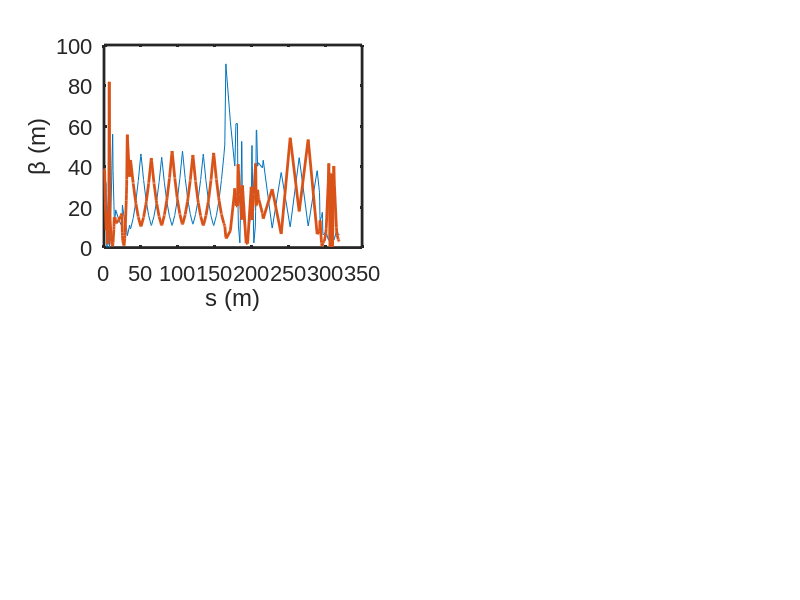

MATLAB code for this plot: (Note: this script raises an error after producing the figure.)
 clear all;close all;clc



%% twiss
data1 = importdata('twissx.DAT');
data2 = importdata('twissy.DAT');
figure
subplot(2,2,1)
plot(data1.data(:,1),data1.data(:,2),data2.data(:,1),data2.data(:,2),'linewidth',2);set(gca,'fontname','arial','fontsize',16,'linewidth',2);xlabel('s (m)');ylabel('\beta (m)');
latticeplot('one.mag',-2,1.5)
legend('\beta_x','\beta_y','','box','off')
subplot(2,2,2)
plot(data1.data(:,1),data1.data(:,3),data2.data(:,1),data2.data(:,3),'linewidth',2);set(gca,'fontname','arial','fontsize',16,'linewidth',2);xlabel('s (m)');ylabel('\alpha');
latticeplot('one.mag',0,1.5)
legend('\alpha_x','\alpha_y','','box','off')
subplot(2,2,3)
plot(data1.data(:,1),data1.data(:,4),data2.data(:,1),data2.data(:,4),'linewidth',2);set(gca,'fontname','arial','fontsize',16,'linewidth',2);xlabel('s (m)');ylabel('\eta');
latticeplot('one.mag',0,0.06)
legend('\eta_x','\eta_y','','box','off')
subplot(2,2,4)
plot(data1.data(:,1),data1.data(:,5),data2.data(:,1),data2.data(:,5),'linewidth',2);set(gca,'fontname','arial','fontsize',16,'linewidth',2);xlabel('s (m)');ylabel('\eta^{\prime}');
latticeplot('one.mag',0,0.1)
legend('\eta^{\prime}_x','\eta^{\prime}_y','','box','off')

set(gcf,'unit','centimeters','position',[10 2 28 20]);

% add lattice distribution
% latticeplot('one2.mag',-2,1)
% legend('\beta_x','\beta_y','','box','off')
% return
%% cen
databeamzie = importdata('Cen.DAT');
figure
plot(databeamzie.data(:,1),1e3*databeamzie.data(:,2),databeamzie.data(:,1),1e3*databeamzie.data(:,3),'linewidth',2);set(gca,'fontname','arial','fontsize',16,'linewidth',2);xlabel('s (m)');ylabel('<x>/<y> (mm)');
legend('<x>','<y>','box','off')

% add lattice distribution
latticeplot('one.mag',-0.5,0.1)
legend('<x>','<y>','','box','off')
set(gcf,'unit','centimeters','position',[10 2 58 12]);
%狭缝前后
% data1 = importdata('W1.DAT');
% sigmp1 = mean(data1.data(:,1));
% sigmx1 = mean(data1.data(:,2));
% number1 = length(data1.data(:,1));
% data2 = importdata('W2.DAT');
% sigmp2 = mean(data2.data(:,1));
% sigmx2 = mean(data2.data(:,2));
% number2 = length(data2.data(:,1));
% %plot
% figure;scatter(data1.data(:,2),data1.data(:,3),3);xlabel('x');ylabel('y');set(gca,'fontname','arial','fontsize',14,'linewidth',1.5)
% figure;scatter(data2.data(:,2),data2.data(:,3),3);xlabel('x');ylabel('y');set(gca,'fontname','arial','fontsize',14,'linewidth',1.5)

% 出口发射度
% data_enx = importdata('enx.DAT');
% data_eny = importdata('enY.DAT');
% figure;
% % subplot(1,2,1);
% histogram(data_enx.data,30);title('enx')
% % subplot(1,2,2);histogram(data_eny.data,30);title('eny')
% set(gca,'fontname','arial','fontsize',14,'linewidth',1.5)

%横向包络变化
% data3 = importdata('cen-env.DAT');
% cenenv=data3.data;
% s = cenenv(:,1);
% CxMin = cenenv(:,2);
% CyMin = cenenv(:,3);
% CxMax = cenenv(:,4);
% CyMax = cenenv(:,5);
% CxMean = cenenv(:,6);
% CyMean = cenenv(:,7);
% figure(1);plot(s,CxMin,s,CxMax,s,CxMean)
% figure(2);plot(s,CyMin,s,CyMax,s,CyMean)
